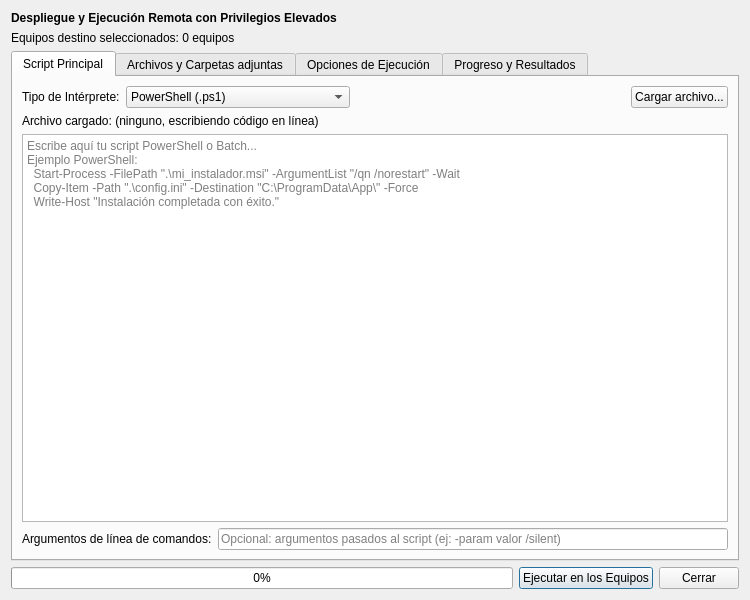
<?xml version="1.0" encoding="UTF-8"?>
<ui version="4.0">
 <class>RemoteScriptDialog</class>
 <widget class="QDialog" name="RemoteScriptDialog">
  <property name="geometry">
   <rect>
    <x>0</x>
    <y>0</y>
    <width>750</width>
    <height>600</height>
   </rect>
  </property>
  <property name="windowTitle">
   <string>Ejecución Remota de Scripts y Despliegue</string>
  </property>
  <layout class="QVBoxLayout" name="mainVerticalLayout">
   <item>
    <widget class="QLabel" name="lblHeader">
     <property name="text">
      <string>&lt;b&gt;Despliegue y Ejecución Remota con Privilegios Elevados&lt;/b&gt;</string>
     </property>
    </widget>
   </item>
   <item>
    <widget class="QLabel" name="lblTargetComputers">
     <property name="text">
      <string>Equipos destino seleccionados: 0 equipos</string>
     </property>
    </widget>
   </item>
   <item>
    <widget class="QTabWidget" name="tabWidget">
     <property name="currentIndex">
      <number>0</number>
     </property>
     <widget class="QWidget" name="tabScript">
      <attribute name="title">
       <string>Script Principal</string>
      </attribute>
      <layout class="QVBoxLayout" name="verticalLayout_tabScript">
       <item>
        <layout class="QHBoxLayout" name="horizontalLayout_interpreter">
         <item>
          <widget class="QLabel" name="label_interpreter">
           <property name="text">
            <string>Tipo de Intérprete:</string>
           </property>
          </widget>
         </item>
         <item>
          <widget class="QComboBox" name="comboInterpreter">
           <item>
            <property name="text">
             <string>PowerShell (.ps1)</string>
            </property>
           </item>
           <item>
            <property name="text">
             <string>Batch / CMD (.bat / .cmd)</string>
            </property>
           </item>
           <item>
            <property name="text">
             <string>VBScript (.vbs)</string>
            </property>
           </item>
           <item>
            <property name="text">
             <string>Ejecutable directo (.exe)</string>
            </property>
           </item>
           <item>
            <property name="text">
             <string>Detección automática por extensión</string>
            </property>
           </item>
          </widget>
         </item>
         <item>
          <spacer name="horizontalSpacer_interpreter">
           <property name="orientation">
            <enum>Qt::Horizontal</enum>
           </property>
           <property name="sizeHint" stdset="0">
            <size>
             <width>40</width>
             <height>20</height>
            </size>
           </property>
          </spacer>
         </item>
         <item>
          <widget class="QPushButton" name="btnLoadScriptFile">
           <property name="text">
            <string>Cargar archivo...</string>
           </property>
          </widget>
         </item>
        </layout>
       </item>
       <item>
        <widget class="QLabel" name="lblLoadedFile">
         <property name="text">
          <string>Archivo cargado: (ninguno, escribiendo código en línea)</string>
         </property>
         <property name="wordWrap">
          <bool>true</bool>
         </property>
        </widget>
       </item>
       <item>
        <widget class="QPlainTextEdit" name="txtScriptEditor">
         <property name="placeholderText">
          <string>Escribe aquí tu script PowerShell o Batch...
Ejemplo PowerShell:
  Start-Process -FilePath &quot;.\mi_instalador.msi&quot; -ArgumentList &quot;/qn /norestart&quot; -Wait
  Copy-Item -Path &quot;.\config.ini&quot; -Destination &quot;C:\ProgramData\App\&quot; -Force
  Write-Host &quot;Instalación completada con éxito.&quot;</string>
         </property>
        </widget>
       </item>
       <item>
        <layout class="QHBoxLayout" name="horizontalLayout_args">
         <item>
          <widget class="QLabel" name="label_args">
           <property name="text">
            <string>Argumentos de línea de comandos:</string>
           </property>
          </widget>
         </item>
         <item>
          <widget class="QLineEdit" name="txtScriptArguments">
           <property name="placeholderText">
            <string>Opcional: argumentos pasados al script (ej: -param valor /silent)</string>
           </property>
          </widget>
         </item>
        </layout>
       </item>
      </layout>
     </widget>
     <widget class="QWidget" name="tabFiles">
      <attribute name="title">
       <string>Archivos y Carpetas adjuntas</string>
      </attribute>
      <layout class="QVBoxLayout" name="verticalLayout_tabFiles">
       <item>
        <widget class="QLabel" name="lblFilesHelp">
         <property name="text">
          <string>Los archivos y carpetas adjuntas se extraen en la misma carpeta temporal donde se ejecuta el script. Puedes invocarlos directamente con rutas relativas (ej: .\archivo.exe).</string>
         </property>
         <property name="wordWrap">
          <bool>true</bool>
         </property>
        </widget>
       </item>
       <item>
        <widget class="QTableWidget" name="tblFiles">
         <property name="columnCount">
          <number>3</number>
         </property>
         <column>
          <property name="text">
           <string>Ruta Relativa / Nombre</string>
          </property>
         </column>
         <column>
          <property name="text">
           <string>Tipo</string>
          </property>
         </column>
         <column>
          <property name="text">
           <string>Tamaño</string>
          </property>
         </column>
        </widget>
       </item>
       <item>
        <layout class="QHBoxLayout" name="horizontalLayout_filesButtons">
         <item>
          <widget class="QPushButton" name="btnAttachFile">
           <property name="text">
            <string>Añadir archivo(s)...</string>
           </property>
          </widget>
         </item>
         <item>
          <widget class="QPushButton" name="btnAttachFolder">
           <property name="text">
            <string>Añadir carpeta...</string>
           </property>
          </widget>
         </item>
         <item>
          <widget class="QPushButton" name="btnRemoveFile">
           <property name="text">
            <string>Eliminar seleccionado</string>
           </property>
          </widget>
         </item>
         <item>
          <widget class="QPushButton" name="btnClearFiles">
           <property name="text">
            <string>Limpiar todo</string>
           </property>
          </widget>
         </item>
         <item>
          <spacer name="horizontalSpacer_files">
           <property name="orientation">
            <enum>Qt::Horizontal</enum>
           </property>
           <property name="sizeHint" stdset="0">
            <size>
             <width>40</width>
             <height>20</height>
            </size>
           </property>
          </spacer>
         </item>
         <item>
          <widget class="QLabel" name="lblTotalSize">
           <property name="text">
            <string>Tamaño del paquete: 0 KB</string>
           </property>
          </widget>
         </item>
        </layout>
       </item>
      </layout>
     </widget>
     <widget class="QWidget" name="tabOptions">
      <attribute name="title">
       <string>Opciones de Ejecución</string>
      </attribute>
      <layout class="QVBoxLayout" name="verticalLayout_tabOptions">
       <item>
        <widget class="QCheckBox" name="chkRunAsSystem">
         <property name="text">
          <string>Ejecutar como SYSTEM / Administrador (Silencioso, sin UAC)</string>
         </property>
         <property name="checked">
          <bool>true</bool>
         </property>
        </widget>
       </item>
       <item>
        <widget class="QLabel" name="lblSystemNote">
         <property name="text">
          <string>&lt;i&gt;Permite instalar programas, editar registro, cambiar configuración de red y matar procesos sin que el alumno reciba ninguna notificación ni ventana.&lt;/i&gt;</string>
         </property>
         <property name="wordWrap">
          <bool>true</bool>
         </property>
        </widget>
       </item>
       <item>
        <widget class="QCheckBox" name="chkCleanup">
         <property name="text">
          <string>Eliminar carpeta temporal del alumno al finalizar</string>
         </property>
         <property name="checked">
          <bool>true</bool>
         </property>
        </widget>
       </item>
       <item>
        <layout class="QHBoxLayout" name="horizontalLayout_timeout">
         <item>
          <widget class="QLabel" name="label_timeout">
           <property name="text">
            <string>Tiempo límite de ejecución (segundos):</string>
           </property>
          </widget>
         </item>
         <item>
          <widget class="QSpinBox" name="spinTimeout">
           <property name="maximum">
            <number>3600</number>
           </property>
           <property name="value">
            <number>120</number>
           </property>
           <property name="specialValueText">
            <string>Sin límite</string>
           </property>
          </widget>
         </item>
         <item>
          <spacer name="horizontalSpacer_timeout">
           <property name="orientation">
            <enum>Qt::Horizontal</enum>
           </property>
           <property name="sizeHint" stdset="0">
            <size>
             <width>40</width>
             <height>20</height>
            </size>
           </property>
          </spacer>
         </item>
        </layout>
       </item>
       <item>
        <spacer name="verticalSpacer_options">
         <property name="orientation">
          <enum>Qt::Vertical</enum>
         </property>
         <property name="sizeHint" stdset="0">
          <size>
           <width>20</width>
           <height>40</height>
          </size>
         </property>
        </spacer>
       </item>
      </layout>
     </widget>
     <widget class="QWidget" name="tabResults">
      <attribute name="title">
       <string>Progreso y Resultados</string>
      </attribute>
      <layout class="QVBoxLayout" name="verticalLayout_tabResults">
       <item>
        <widget class="QSplitter" name="splitterResults">
         <property name="orientation">
          <enum>Qt::Vertical</enum>
         </property>
         <widget class="QTableWidget" name="tblResults">
          <property name="columnCount">
           <number>5</number>
          </property>
          <column>
           <property name="text">
            <string>Equipo</string>
           </property>
          </column>
          <column>
           <property name="text">
            <string>Host / IP</string>
           </property>
          </column>
          <column>
           <property name="text">
            <string>Estado</string>
           </property>
          </column>
          <column>
           <property name="text">
            <string>Exit Code</string>
           </property>
          </column>
          <column>
           <property name="text">
            <string>Duración</string>
           </property>
          </column>
         </widget>
         <widget class="QWidget" name="widgetLogBottom">
          <layout class="QVBoxLayout" name="verticalLayout_log">
           <item>
            <layout class="QHBoxLayout" name="horizontalLayout_logHeader">
             <item>
              <widget class="QLabel" name="lblLogTitle">
               <property name="text">
                <string>&lt;b&gt;Salida de consola del equipo seleccionado:&lt;/b&gt;</string>
               </property>
              </widget>
             </item>
             <item>
              <spacer name="horizontalSpacer_log">
               <property name="orientation">
                <enum>Qt::Horizontal</enum>
               </property>
               <property name="sizeHint" stdset="0">
                <size>
                 <width>40</width>
                 <height>20</height>
                </size>
               </property>
              </spacer>
             </item>
             <item>
              <widget class="QPushButton" name="btnCopyLog">
               <property name="text">
                <string>Copiar salida</string>
               </property>
              </widget>
             </item>
            </layout>
           </item>
           <item>
            <widget class="QPlainTextEdit" name="txtLogOutput">
             <property name="readOnly">
              <bool>true</bool>
             </property>
             <property name="placeholderText">
              <string>Selecciona un equipo de la tabla para ver su salida de consola en tiempo real...</string>
             </property>
            </widget>
           </item>
          </layout>
         </widget>
        </widget>
       </item>
      </layout>
     </widget>
    </widget>
   </item>
   <item>
    <layout class="QHBoxLayout" name="horizontalLayout_bottom">
     <item>
      <widget class="QProgressBar" name="progressBar">
       <property name="value">
        <number>0</number>
       </property>
       <property name="textVisible">
        <bool>true</bool>
       </property>
      </widget>
     </item>
     <item>
      <widget class="QPushButton" name="btnExecute">
       <property name="text">
        <string>Ejecutar en los Equipos</string>
       </property>
       <property name="default">
        <bool>true</bool>
       </property>
      </widget>
     </item>
     <item>
      <widget class="QPushButton" name="btnClose">
       <property name="text">
        <string>Cerrar</string>
       </property>
      </widget>
     </item>
    </layout>
   </item>
  </layout>
 </widget>
 <resources/>
 <connections/>
</ui>
